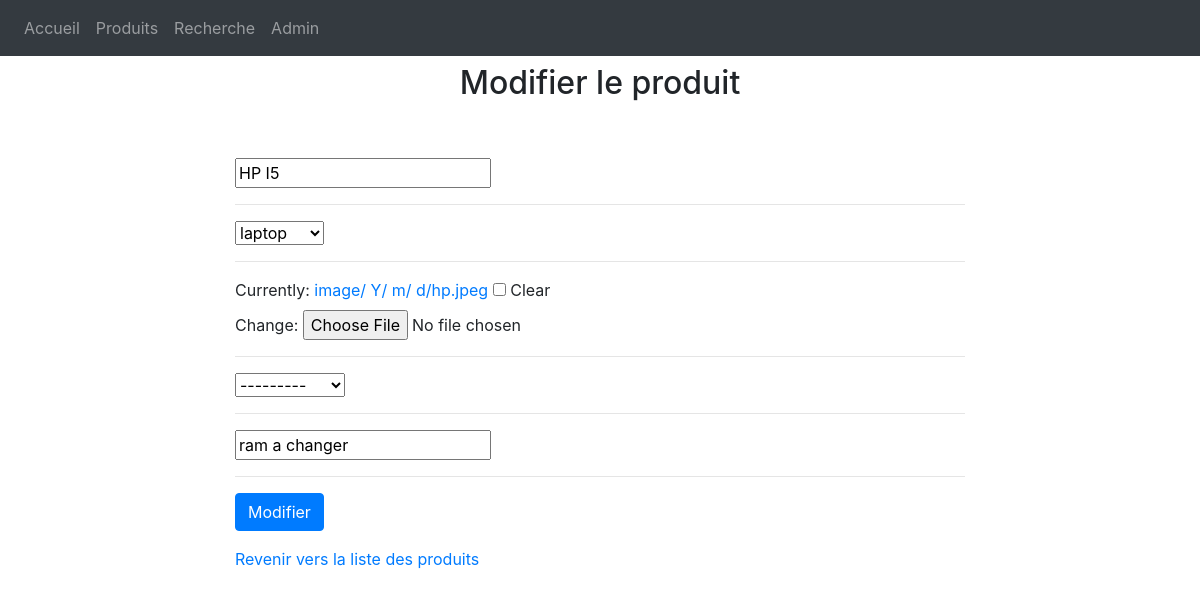
The app's page /update_product/15/ with its own data.
### main/models.py (models this page shows, shortened)
class Product(models.Model):
	model = models.CharField("Modèle",max_length=100)
	categorie = models.ForeignKey(Categorie, on_delete=models.CASCADE)
	date_created = models.DateTimeField(default=datetime.now, blank=True)
	image = models.ImageField("Ajouter une image",upload_to='image/% Y/% m/% d/', blank = True)
	STATUS =(
			('OK', 'OK'),
			('Défectueux', 'Défectueux'))
	status = models.CharField("statut",max_length=200, null=True, choices=STATUS)
	info = models.CharField("Info", max_length=500, blank=True)

class Categorie(models.Model):
	categorie = models.CharField("Catégorie",max_length=100)
	date_created = models.DateTimeField(auto_now_add=True, null=True)
	def __str__(self):
		return self.categorie

### main/views.py (the view)
# urls.py: path('update_product/<str:pk>/', views.updateProduct, name="update_product"),
def updateProduct(request, pk):
    product = Product.objects.get(id=pk)
    form = ProductForm(instance=product)
    if request.method == 'POST':
        form = ProductForm(request.POST, request.FILES ,instance=product)
        if form.is_valid():
            form.save()
            return redirect('product_list')
    context = {'form':form}
    return render(request, 'main/product_form.html', context)

### main/forms.py
class ProductForm(forms.ModelForm):
	class Meta:
		model = Product
		fields = ('model','categorie','image','status','info')

### main/templates/main/product_form.html (shortened to what this page needs)
{% extends "main/base.html" %}
{% load static %}
{% block content %}
{% load crispy_forms_tags %}
<center><h2 class="mt-2 bigtitle">Modifier le produit</h2></center>
				<div class="container py-5">
				        <div class="row">
				            <div class="col-md-8 offset-2">
							<form method="POST" enctype="multipart/form-data">
								{% for field in form %}
									{{field}}
									<hr>
								{% endfor %}
								<input class="btn btn-primary" value="Modifier" type="submit" name="Submit">
							</form>
						<p><a href="{% url 'product_list' %} ">Revenir vers la liste des produits</a></p>
				  			</div>
				        </div>
				</div>
{% endblock %}

### records on screen
Product: form "HP I5" "---------" "ram a changer"
Categorie: form "laptop"
